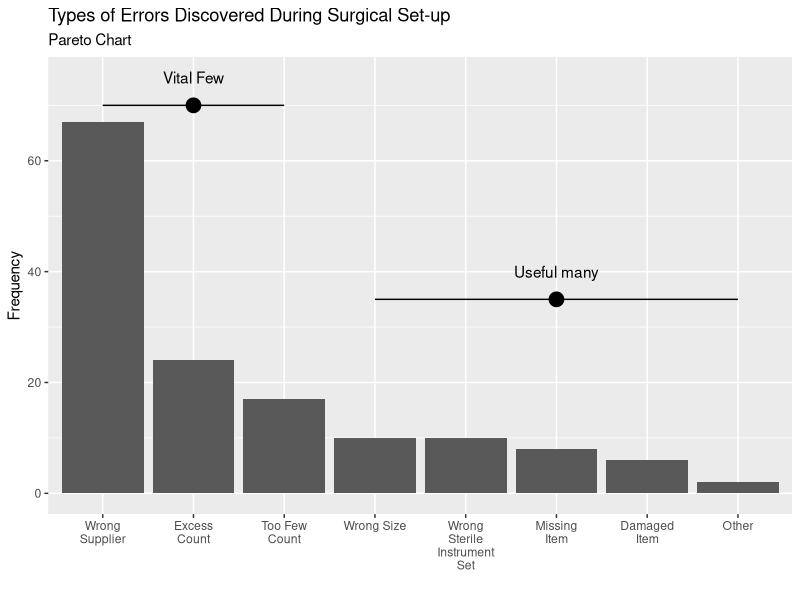
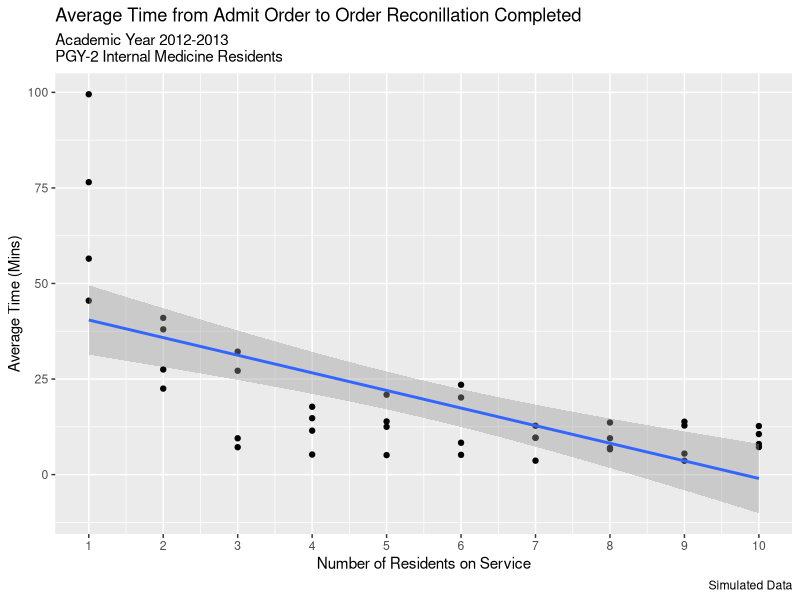
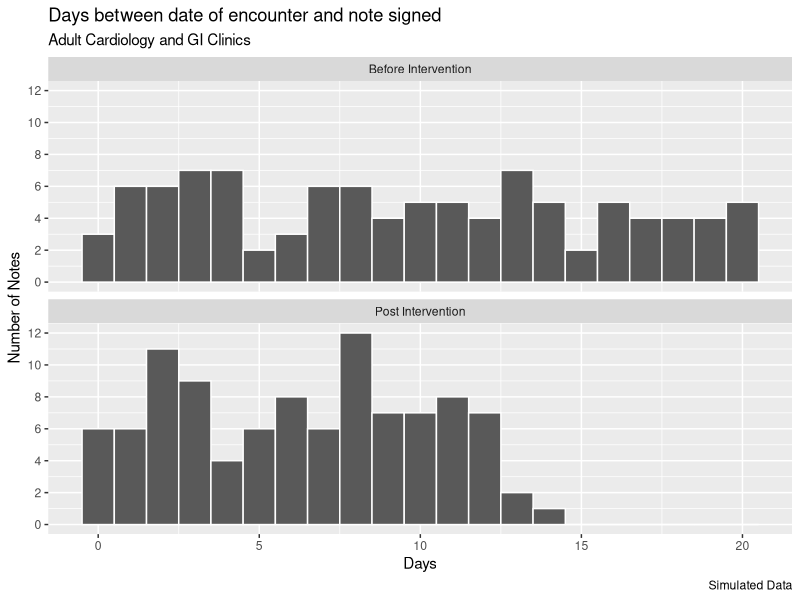

Generate these figures, in order, with R:
## ---- chunk 1
knitr::opts_chunk$set(echo = TRUE)
library(tidyverse)
library(knitr)
library(bookdown)
library(readxl)
library(kableExtra)
## ---- chunk 2
# automatically create a bib database for R packages

knitr::write_bib(c(.packages(), 'rmarkdown'), 'qi_workshop_package.bib')

## ---- chunk 3
pareto <- read_excel("./qi_spreadsheet_workshop.xlsx", 
    sheet = "Pareto")

plot_pareto <- ggplot(pareto, aes(x = reorder(`Error Type`, -`Frequency`), y = `Frequency`)) +
  geom_col() +
  labs(title = "Types of Errors Discovered During Surgical Set-up", subtitle = "Pareto Chart", x = " ", y = "Frequency") +
  #theme(axis.text.x = element_text(angle = 45)) +
  scale_x_discrete(labels = function(x) str_wrap(x, width = 10)) +
  annotate("text", x = 2, y = 75, label = "Vital Few") +
  annotate("pointrange", x= 2, y = 70, xmin = 1, xmax = 3,
  colour = "black", size = 1) +
  annotate("text", x = 6, y = 40, label = "Useful many") +
  annotate("pointrange", x= 6, y = 35, xmin = 4, xmax = 8,
  colour = "black", size = 1)
  

plot_pareto
## ---- chunk 4
fake_data <- read_excel("./qi_spreadsheet_workshop.xlsx", 
    sheet = "scatter")

scatter_plot <- ggplot(fake_data, aes(count, time)) +
  geom_point() +
  geom_smooth(method=lm) +
  labs(title = "Average Time from Admit Order to Order Reconillation Completed", subtitle = "Academic Year 2012-2013 \nPGY-2 Internal Medicine Residents", caption = "Simulated Data", x = "Number of Residents on Service", y = "Average Time (Mins)") +
  scale_x_continuous(breaks = (1:10))

scatter_plot
## ---- chunk 5
pre <- tibble(days = round(runif(100, 0, 21)), intervention = "Before Intervention")
post <- tibble(days = round(runif(100, 0, 14)), intervention = "Post Intervention")

data_histo <- bind_rows(pre, post)

plot_data_histo <-  ggplot(data_histo, aes(days)) +
  geom_histogram(binwidth = 1, color='white') +
  labs(title = "Days between date of encounter and note signed", subtitle = "Adult Cardiology and GI Clinics", y = "Number of Notes", x = "Days", caption="Simulated Data") +
scale_y_continuous(breaks=c(0,2,4,6,8,10,12,14,16)) +
  facet_wrap(~intervention, ncol = 1)


plot_data_histo
